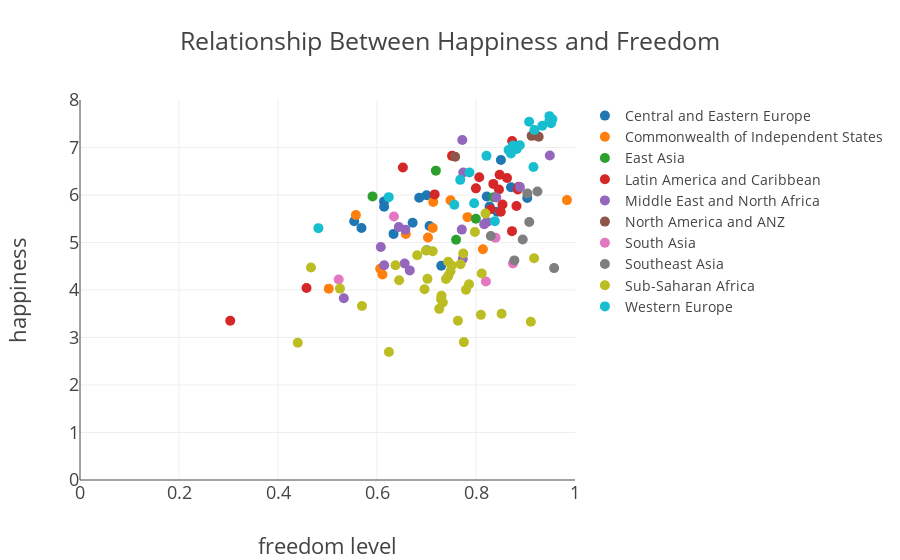

Notebook code cell kept with this figure:
### Code cell
trace = [go.Scatter(y=df_freedom[a + '_happiness'], x=df_freedom[a + '_freedom'],
                    text=df_freedom[a + '_country'], mode='markers', marker=dict(size=10), 
                    name=a) for a in region_list]
data = trace
layout = go.Layout(title='Relationship Between Happiness and Freedom', font=dict(size=18),
                    yaxis=dict(title='happiness', range=[0, 8]),
                    xaxis=dict(title='freedom level', range=[0, 1]), 
                    legend=dict(font=dict(size=14)))
fig = go.Figure(data=data, layout=layout)
offline.iplot(fig)

### Figure 1 — Plotly figure (JSON) as saved in the notebook; plotly's stock layout.template omitted (floating-point values rounded to 4 significant figures; data arrays with more than 128 entries replaced by an {"elided": "..."} marker saying what was removed)
{"data": [{"marker": {"size": 10}, "mode": "markers", "name": "Central and Eastern Europe", "text": {"elided": "142 str values"}, "type": "scatter", "uid": "542ea2c0-92b1-11e8-879a-60030899ee42", "x": {"elided": "142 float values"}, "y": {"elided": "142 float values"}}, {"marker": {"size": 10}, "mode": "markers", "name": "Commonwealth of Independent States", "text": {"elided": "142 str values"}, "type": "scatter", "uid": "542ea6da-92b1-11e8-b8fa-60030899ee42", "x": {"elided": "142 float values"}, "y": {"elided": "142 float values"}}, {"marker": {"size": 10}, "mode": "markers", "name": "East Asia", "text": {"elided": "142 str values"}, "type": "scatter", "uid": "542ea9c8-92b1-11e8-bc0f-60030899ee42", "x": {"elided": "142 float values"}, "y": {"elided": "142 float values"}}, {"marker": {"size": 10}, "mode": "markers", "name": "Latin America and Caribbean", "text": {"elided": "142 str values"}, "type": "scatter", "uid": "542eac8c-92b1-11e8-b36b-60030899ee42", "x": {"elided": "142 float values"}, "y": {"elided": "142 float values"}}, {"marker": {"size": 10}, "mode": "markers", "name": "Middle East and North Africa", "text": {"elided": "142 str values"}, "type": "scatter", "uid": "542eaf40-92b1-11e8-8258-60030899ee42", "x": {"elided": "142 float values"}, "y": {"elided": "142 float values"}}, {"marker": {"size": 10}, "mode": "markers", "name": "North America and ANZ", "text": {"elided": "142 str values"}, "type": "scatter", "uid": "542eb1e8-92b1-11e8-baf5-60030899ee42", "x": {"elided": "142 float values"}, "y": {"elided": "142 float values"}}, {"marker": {"size": 10}, "mode": "markers", "name": "South Asia", "text": {"elided": "142 str values"}, "type": "scatter", "uid": "542eb49a-92b1-11e8-843e-60030899ee42", "x": {"elided": "142 float values"}, "y": {"elided": "142 float values"}}, {"marker": {"size": 10}, "mode": "markers", "name": "Southeast Asia", "text": {"elided": "142 str values"}, "type": "scatter", "uid": "542eb742-92b1-11e8-986f-60030899ee42", "x": {"elided": "142 float values"}, "y": {"elided": "142 float values"}}, {"marker": {"size": 10}, "mode": "markers", "name": "Sub-Saharan Africa", "text": {"elided": "142 str values"}, "type": "scatter", "uid": "542eb9d8-92b1-11e8-b735-60030899ee42", "x": {"elided": "142 float values"}, "y": {"elided": "142 float values"}}, {"marker": {"size": 10}, "mode": "markers", "name": "Western Europe", "text": {"elided": "142 str values"}, "type": "scatter", "uid": "542ebc7e-92b1-11e8-997c-60030899ee42", "x": {"elided": "142 float values"}, "y": {"elided": "142 float values"}}], "layout": {"font": {"size": 18}, "legend": {"font": {"size": 14}}, "title": "Relationship Between Happiness and Freedom", "xaxis": {"range": [0, 1], "title": "freedom level"}, "yaxis": {"range": [0, 8], "title": "happiness"}}}
